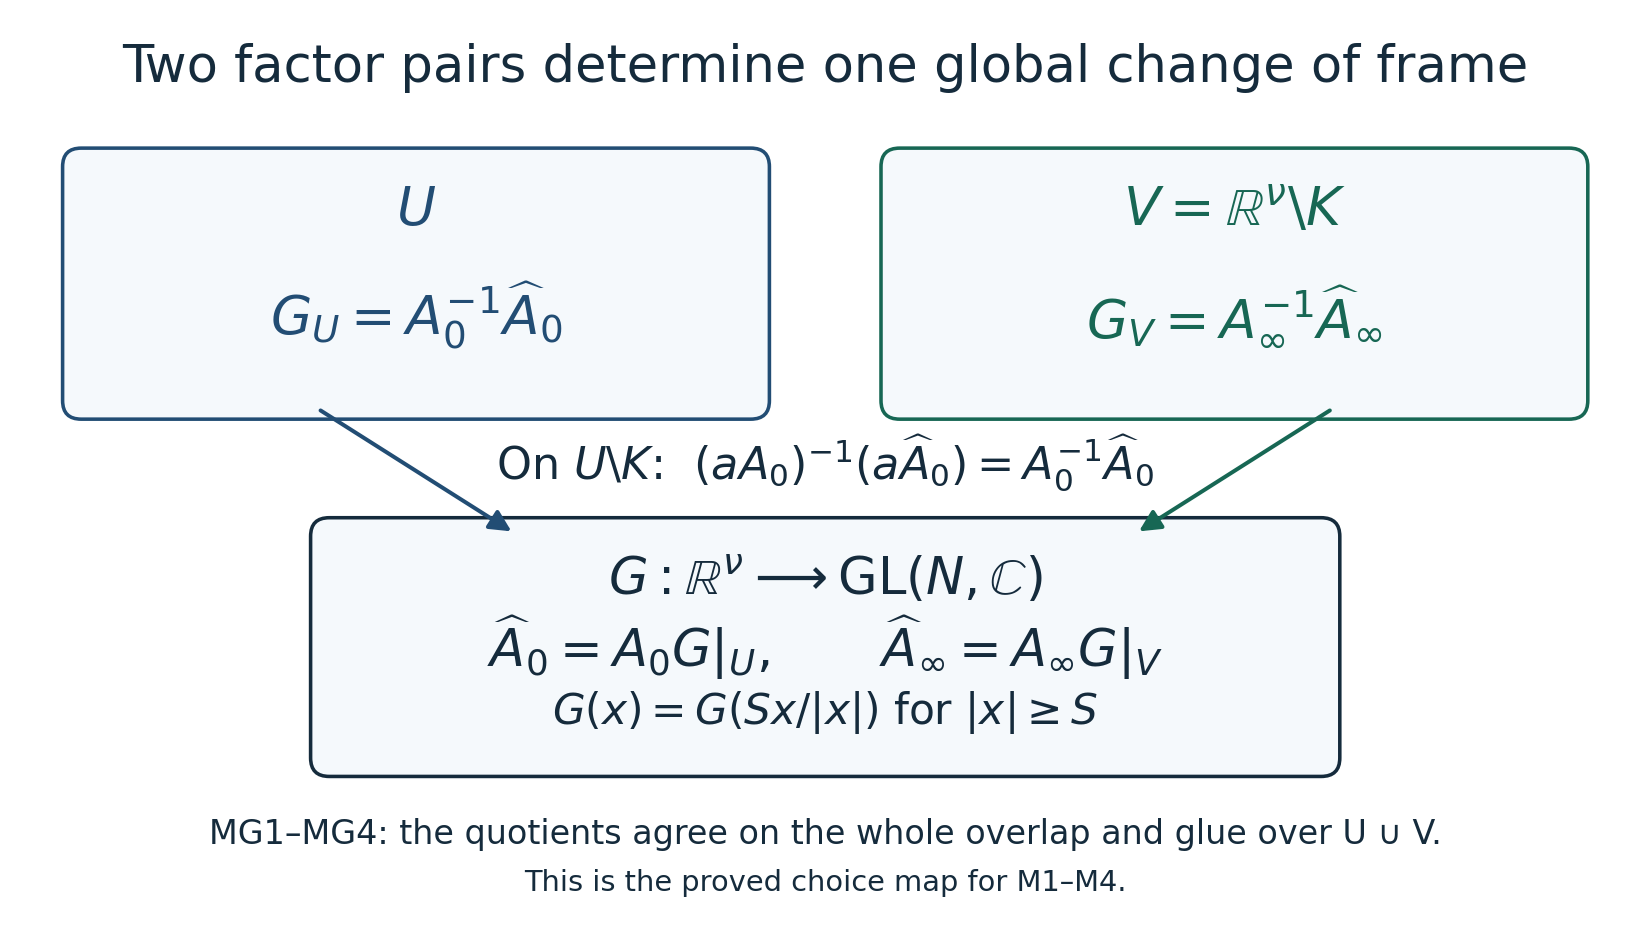

This figure's Python source:
from pathlib import Path
import matplotlib
matplotlib.use('Agg')
import matplotlib.pyplot as plt
from matplotlib.patches import FancyBboxPatch, FancyArrowPatch

W=Path(__file__).resolve().parent
fig,ax=plt.subplots(figsize=(13,7.2),dpi=160)
fig.patch.set_facecolor('white');ax.set_xlim(0,13);ax.set_ylim(0,7.2);ax.axis('off')
blue='#224d74';green='#176754';ink='#152b3c'
def box(x,y,w,h,color):
    ax.add_patch(FancyBboxPatch((x,y),w,h,boxstyle='round,pad=0.15',linewidth=1.6,edgecolor=color,facecolor='#f5f9fc'))
def label(x,y,s,size=18,color=ink):
    ax.text(x,y,s,ha='center',va='center',fontsize=size,color=color)
label(6.5,6.8,'Two factor pairs determine one global change of frame',23)
box(.5,4.1,5.4,1.9,blue);box(7.1,4.1,5.4,1.9,green)
label(3.2,5.65,r'$U$',24,blue)
label(9.8,5.65,r'$V=\mathbb{R}^{\nu}\backslash K$',24,green)
label(3.2,4.8,r'$G_U=A_0^{-1}\widehat A_0$',24,blue)
label(9.8,4.8,r'$G_V=A_{\infty}^{-1}\widehat A_{\infty}$',24,green)
label(6.5,3.6,r'On $U\backslash K$:  $(aA_0)^{-1}(a\widehat A_0)=A_0^{-1}\widehat A_0$',20)
box(2.5,1.2,8,1.8,ink)
label(6.5,2.65,r'$G:\mathbb{R}^{\nu}\longrightarrow\mathrm{GL}(N,\mathbb{C})$',23)
label(6.5,2.1,r'$\widehat A_0=A_0G|_U,\qquad\widehat A_{\infty}=A_{\infty}G|_V$',23)
label(6.5,1.57,r'$G(x)=G(Sx/|x|)$ for $|x|\geq S$',19)
for start,end,color in [((2.4,4.04),(4,3.02),blue),((10.6,4.04),(9,3.02),green)]:
    ax.add_patch(FancyArrowPatch(start,end,arrowstyle='-|>',mutation_scale=20,linewidth=1.8,color=color))
label(6.5,.58,'MG1–MG4: the quotients agree on the whole overlap and glue over U ∪ V.',15)
label(6.5,.19,'This is the proved choice map for M1–M4.',13)
fig.savefig(W/'matrix-extension-choice-map.png',bbox_inches='tight',pad_inches=.12)
fig.savefig(W/'matrix-extension-choice-map.svg',bbox_inches='tight',pad_inches=.12)
plt.close(fig)
print('Exact choice-map diagram saved as PNG and SVG with reproducible source.')
